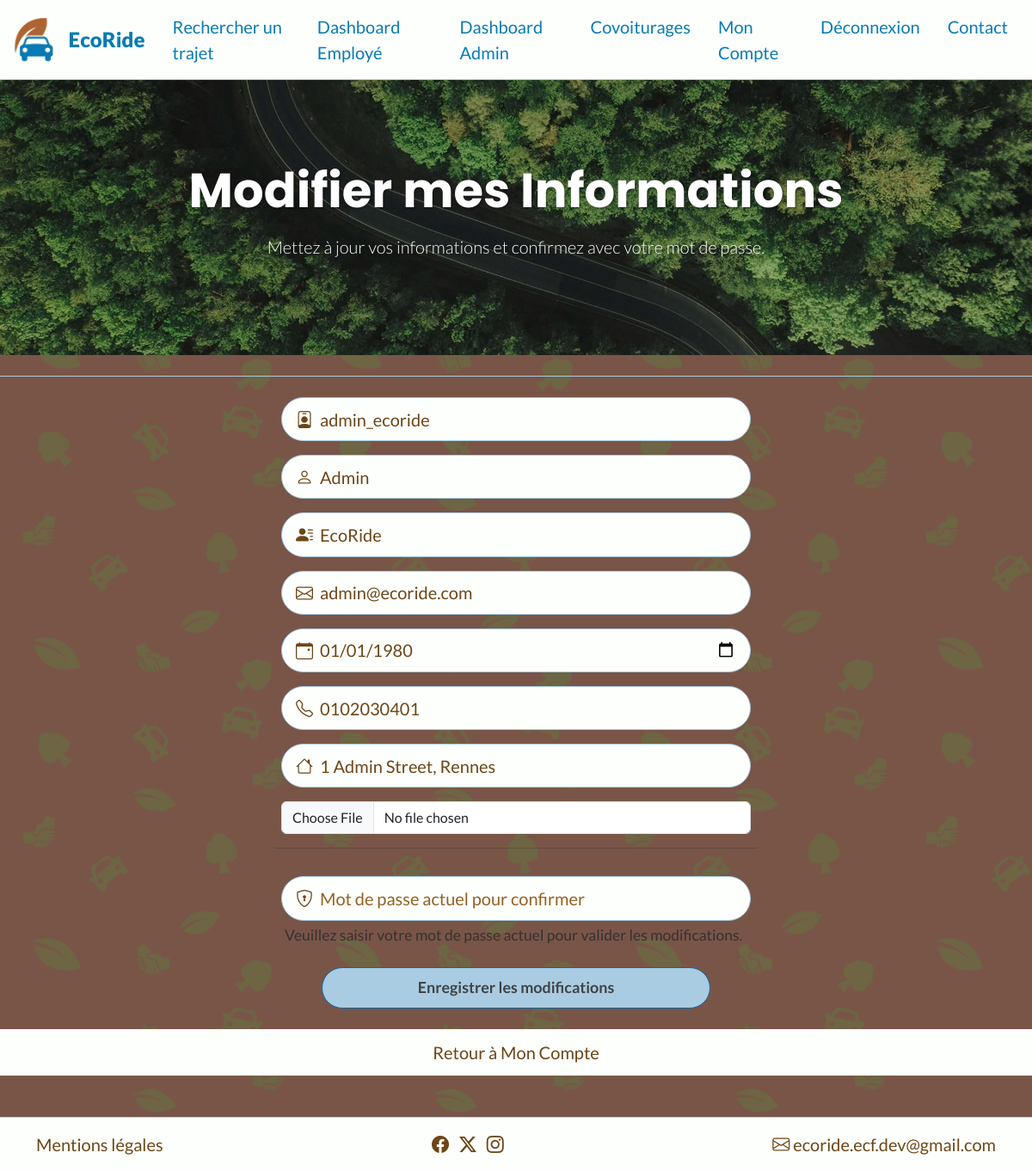
Page /account/update-info (signed in) on the committed database.
### tables this page shows
CREATE TABLE IF NOT EXISTS `users` (
  `id` INT AUTO_INCREMENT PRIMARY KEY,
  `first_name` VARCHAR(100) NOT NULL,
  `last_name` VARCHAR(100) NOT NULL,
  `username` VARCHAR(50) NOT NULL UNIQUE,
  `email` VARCHAR(255) NOT NULL UNIQUE,
  `password_hash` VARCHAR(255) NOT NULL,
  `phone_number` VARCHAR(20) NOT NULL,
  `birth_date` DATE NOT NULL,
  `profile_picture_path` VARCHAR(255) NULL,
  `address` TEXT NULL,
  `credits` DECIMAL(10, 2) NOT NULL DEFAULT 0.00,
  `account_status` ENUM('active', 'suspended') NOT NULL DEFAULT 'active',
  `driver_pref_smoker` BOOLEAN NOT NULL DEFAULT FALSE,
  `driver_pref_animals` BOOLEAN NOT NULL DEFAULT FALSE,
  `driver_pref_custom` TEXT NULL,
  `functional_role` ENUM('passenger', 'driver', 'passenger_driver') NOT NULL DEFAULT 'passenger',
  `driver_rating` DECIMAL(2,1) NOT NULL DEFAULT 0.0 CHECK (driver_rating >= 0.0 AND driver_rating <= 5.0),  
  `reset_token` VARCHAR(255) NULL DEFAULT NULL,              
  `reset_token_expires_at` DATETIME NULL DEFAULT NULL,       
  `created_at` TIMESTAMP DEFAULT CURRENT_TIMESTAMP,
  `updated_at` TIMESTAMP DEFAULT CURRENT_TIMESTAMP ON UPDATE CURRENT_TIMESTAMP
);

### app/Core/Controller.php (called while the page is built, shortened)
<?php
class Controller
{
    protected function render($viewName, $data = [])
    {
        extract($data);
        require __DIR__ . '/../Views/' . $viewName . '.php';
        require __DIR__ . '/../Views/layout.php';
    }
}

### app/Controllers/UserController.php (called while the page is built, shortened)
<?php
class UserController extends Controller
{
    public function updateInfo()
    {
        $user = AuthHelper::getAuthenticatedUser();
        $this->render('account/edit-info', [
            'pageTitle' => 'Modifier mon profil',
            'user' => $user
        ]);
    }
}

### app/Core/Router.php (called while the page is built, shortened)
<?php
class Router
{
    protected $routes = [];
    public function __construct()
    {
        $this->routes = require __DIR__ . '/../routes.php';
    }
    public function run()
    {
        $uri = parse_url($_SERVER['REQUEST_URI'], PHP_URL_PATH);
        $uri = rtrim($uri, '/');
        $method = $_SERVER['REQUEST_METHOD'];
        $foundRoute = null;
        $params = [];
        foreach ($this->routes as $route) {
            $pattern = preg_replace('#/{([a-zA-Z0-9_]+)}#', '/([a-zA-Z0-9_]+)', $route['path']);
            $pattern = '#^' . $pattern . '$#';
            if (preg_match($pattern, $uri, $matches)) {
                if (!isset($route['http_method']) || strtoupper($route['http_method']) === $method) {
                    $foundRoute = $route;
                    array_shift($matches);
                    $params = $matches;
                    break;
                } else {
                }
            }
        }
        $methodName = $foundRoute['method'];
        $controller = new $controllerName();
        call_user_func_array([$controller, $methodName], $params);
    }
}

### public/index.php (called while the page is built, shortened)
<?php
$router = new Router();
$router->run();

### app/Core/Database.php (called while the page is built, shortened)
<?php
class Database
{
    private static ?self $instance = null;
    private PDO $pdo;
    private function __construct()
    {
        $driver = getenv('DB_CONNECTION') ?: 'mysql';
        try {
            if (strtolower($driver) === 'sqlite') {
                $databasePath = getenv('DB_DATABASE') ?: ':memory:';
                $dsn = 'sqlite:' . $databasePath;
                $options = [
                    PDO::ATTR_ERRMODE => PDO::ERRMODE_EXCEPTION,
                    PDO::ATTR_DEFAULT_FETCH_MODE => PDO::FETCH_ASSOC,
                    PDO::ATTR_EMULATE_PREPARES => false,
                ];
                $this->pdo = new PDO($dsn, null, null, $options);
                $this->isSqlite = true;
            } else {
                $host = getenv('DB_HOST');
                $db   = getenv('DB_NAME');
                $user = getenv('DB_USER');
                $pass = getenv('DB_PASS');
                $charset = 'utf8mb4';
                $dsn = "mysql:host=$host;dbname=$db;charset=$charset";
                $options = [
                    PDO::ATTR_ERRMODE => PDO::ERRMODE_EXCEPTION,
                    PDO::ATTR_DEFAULT_FETCH_MODE => PDO::FETCH_ASSOC,
                    PDO::ATTR_EMULATE_PREPARES => false,
                ];
                $this->pdo = new PDO($dsn, $user, $pass, $options);
            }
        } catch (PDOException $e) {
            Logger::error("Database connection error: " . $e->getMessage());
            die("Erreur de connexion à la base de données.");
        }
    }
    public static function getInstance(): self
    {
        if (self::$instance === null) {
            self::$instance = new self();
        }
        return self::$instance;
    }
    public function fetchOne(string $query, array $params = [], mixed $fetchMode = 'stdClass'): mixed
    {
        try {
            $stmt = $this->pdo->prepare($this->normalizeQuery($query));
            $stmt->execute($params);
            if (is_int($fetchMode)) {
                $stmt->setFetchMode($fetchMode);
            } elseif (is_string($fetchMode)) {
                $stmt->setFetchMode(PDO::FETCH_CLASS, $fetchMode);
            } else {
                $stmt->setFetchMode(PDO::FETCH_ASSOC);
            }
            $result = $stmt->fetch();
            return $result ?: null;
        } catch (PDOException $e) {
            Logger::error("Database fetchOne error: " . $e->getMessage());
            return null;
        }
    }
    private function normalizeQuery(string $query): string
    {
        return $query;
    }
}

### app/Helpers/AuthHelper.php (called while the page is built, shortened)
<?php
class AuthHelper
{
    public static function getAuthenticatedUser(): \App\Models\User
    {
        $userId = $_SESSION['user_id'];
        $userService = new UserService();
        $user = $userService->findById($userId);
        return $user;
    }
}

### app/Services/UserService.php (called while the page is built, shortened)
<?php
class UserService
{
    private UserRepositoryInterface $userRepository;
    public function __construct(?UserRepositoryInterface $userRepository = null)
    {
        $this->userRepository = $userRepository ?? new PdoUserRepository(Database::getInstance());
    }
    public function findById(int $id): ?User
    {
        return $this->userRepository->findById($id);
    }
}

### app/Repositories/PdoUserRepository.php (called while the page is built, shortened)
<?php
class PdoUserRepository implements UserRepositoryInterface
{
    private Database $db;
    public function __construct(?Database $database = null)
    {
        $this->db = $database ?? Database::getInstance();
    }
    public function findById(int $id): ?User
    {
        return $this->db->fetchOne(
            "SELECT * FROM users WHERE id = :id",
            ['id' => $id],
            User::class
        );
    }
}

### app/Models/User.php (called while the page is built, shortened)
<?php
class User
{
    private ?string $username = null;
    private ?string $email = null;
    private ?string $first_name = null;
    private ?string $last_name = null;
    private ?string $address = null;
    private ?string $birth_date = null;
    private ?string $phone_number = null;
    public function getUsername(): ?string { return $this->username; }
    public function getEmail(): ?string { return $this->email; }
    public function getFirstName(): ?string { return $this->first_name; }
    public function getLastName(): ?string { return $this->last_name; }
    public function getAddress(): ?string { return $this->address; }
    public function getBirthDate(): ?string { return $this->birth_date; }
    public function getPhoneNumber(): ?string { return $this->phone_number; }
}

### app/Views/account/edit-info.php (the view, shortened to what this page needs)
<section class="banner-container position-relative text-white text-center">
    <div class="container">
        <h1 class="banner-title display-4 mb-3">Modifier mes Informations</h1>
        <p class="banner-subtitle lead">Mettez à jour vos informations et confirmez avec votre mot de passe.</p>
    </div>
</section>
<section class="form-section auth-form py-4">
    <div class="container">
        <div class="row justify-content-center">
            <div class="col-12 col-md-8 col-lg-6">
                <form id="edit-personal-info-form" action="/account/update-info" method="POST" enctype="multipart/form-data">
                    <div class="row g-3">
                        <div class="col-12">
                            <div class="form-input-custom d-flex align-items-center">
                                <i class="bi bi-person-badge me-2"></i>
                                <input type="text" class="form-control-custom flex-grow-1 <?= isset($errors['username']) ? 'is-invalid' : '' ?>" id="username" name="username" placeholder="Pseudo" aria-label="Pseudo" value="<?= htmlspecialchars($oldInput['username'] ?? $user->getUsername()) ?>" required>
                            </div>
                        </div>
                        <div class="col-12">
                            <div class="form-input-custom d-flex align-items-center">
                                <i class="bi bi-person me-2"></i>
                                <input type="text" class="form-control-custom flex-grow-1 <?= isset($errors['first_name']) ? 'is-invalid' : '' ?>" id="first_name" name="first_name" placeholder="Prénom" aria-label="Prénom" value="<?= htmlspecialchars($oldInput['first_name'] ?? $user->getFirstName()) ?>" required>
                            </div>
                        </div>
                        <div class="col-12">
                            <div class="form-input-custom d-flex align-items-center">
                                <i class="bi bi-person-lines-fill me-2"></i>
                                <input type="text" class="form-control-custom flex-grow-1 <?= isset($errors['last_name']) ? 'is-invalid' : '' ?>" id="last_name" name="last_name" placeholder="Nom" aria-label="Nom" value="<?= htmlspecialchars($oldInput['last_name'] ?? $user->getLastName()) ?>" required>
                            </div>
                        </div>
                        <div class="col-12">
                            <div class="form-input-custom d-flex align-items-center">
                                <i class="bi bi-envelope me-2"></i>
                                <input type="email" class="form-control-custom flex-grow-1 <?= isset($errors['email']) ? 'is-invalid' : '' ?>" id="email" name="email" placeholder="Nouvelle adresse email" aria-label="Email" value="<?= htmlspecialchars($oldInput['email'] ?? $user->getEmail()) ?>" required autocomplete="email">
                            </div>
                        </div>
                        <div class="col-12">
                            <div class="form-input-custom d-flex align-items-center">
                                <i class="bi bi-calendar-event me-2"></i>
                                <input type="date" class="form-control-custom flex-grow-1 <?= isset($errors['birth_date']) ? 'is-invalid' : '' ?>" id="birth_date" name="birth_date" aria-label="Date de naissance" value="<?= htmlspecialchars($oldInput['birth_date'] ?? $user->getBirthDate()) ?>" required>
                            </div>
                        </div>
                        <div class="col-12">
                            <div class="form-input-custom d-flex align-items-center">
                                <i class="bi bi-telephone me-2"></i>
                                <input type="tel" class="form-control-custom flex-grow-1 <?= isset($errors['phone_number']) ? 'is-invalid' : '' ?>" id="phone_number" name="phone_number" placeholder="Numéro de téléphone" aria-label="Numéro de téléphone" pattern="[0-9]{10}" title="Format attendu : 10 chiffres (ex: 0612345678)" value="<?= htmlspecialchars($oldInput['phone_number'] ?? $user->getPhoneNumber()) ?>">
                            </div>
                        </div>
                        <div class="col-12">
                            <div class="form-input-custom d-flex align-items-center">
                                <i class="bi bi-house me-2"></i>
                                <input type="text" class="form-control-custom flex-grow-1 <?= isset($errors['address']) ? 'is-invalid' : '' ?>" id="address" name="address" placeholder="Adresse" aria-label="Adresse" value="<?= htmlspecialchars((string)($oldInput['address'] ?? $user->getAddress() ?? '')) ?>">
                            </div>
                        </div>
                        <div class="col-12">
                            <input class="form-control <?= isset($errors['avatar']) ? 'is-invalid' : '' ?>" type="file" id="avatar" name="avatar" accept="image/jpeg, image/png, image/gif">
                        </div>
                        <hr class="my-3">
                        <div class="col-12">
                            <div class="form-input-custom d-flex align-items-center">
                                <i class="bi bi-shield-lock me-2"></i>
                                <input type="password" class="form-control-custom flex-grow-1 <?= isset($errors['current_password']) ? 'is-invalid' : '' ?>" id="current_password" name="current_password" placeholder="Mot de passe actuel pour confirmer" aria-label="Mot de passe actuel pour confirmer" required autocomplete="current-password">
                            </div>
                            <small id="password-help" class="form-text text-muted ps-1">
                                Veuillez saisir votre mot de passe actuel pour valider les modifications.
                            </small>
                        </div>
                        <div class="col-10 mx-auto mt-4">
                            <div class="d-grid">
                                <button type="submit" class="btn primary-btn">Enregistrer les modifications</button>
                            </div>
                        </div>
                    </div>
                </form>
            </div>
        </div>
    </div>
    <div class="auth-link-bar mt-4 mb-4">
        <p class="mb-0 text-center">
            <a href="/account" class="link">Retour à Mon Compte</a>
        </p>
    </div>
</section>

### rows in the picture
users: username "admin_ecoride", first_name "Admin", last_name "EcoRide", email "admin@ecoride.com", birth_date "01/01/1980", phone_number "0102030401", address "1 Admin Street, Rennes"
